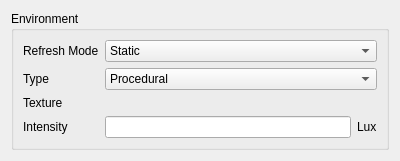
<?xml version="1.0" encoding="UTF-8"?>
<ui version="4.0">
 <class>InspectorEnvironment</class>
 <widget class="QWidget" name="InspectorEnvironment">
  <property name="geometry">
   <rect>
    <x>0</x>
    <y>0</y>
    <width>400</width>
    <height>152</height>
   </rect>
  </property>
  <property name="windowTitle">
   <string>Form</string>
  </property>
  <layout class="QVBoxLayout" name="verticalLayout">
   <item>
    <widget class="QGroupBox" name="groupBox">
     <property name="title">
      <string>Environment</string>
     </property>
     <layout class="QVBoxLayout" name="verticalLayout_2">
      <item>
       <layout class="QGridLayout" name="gridLayout">
        <item row="1" column="0">
         <widget class="QLabel" name="label">
          <property name="text">
           <string>Type</string>
          </property>
         </widget>
        </item>
        <item row="3" column="1">
         <layout class="QHBoxLayout" name="horizontalLayout">
          <item>
           <widget class="QLineEdit" name="m_pIntensityEdit"/>
          </item>
          <item>
           <widget class="QLabel" name="label_4">
            <property name="text">
             <string>Lux</string>
            </property>
           </widget>
          </item>
         </layout>
        </item>
        <item row="3" column="0">
         <widget class="QLabel" name="label_3">
          <property name="text">
           <string>Intensity</string>
          </property>
         </widget>
        </item>
        <item row="1" column="1">
         <widget class="QComboBox" name="m_pTypeCB">
          <item>
           <property name="text">
            <string>Procedural</string>
           </property>
          </item>
          <item>
           <property name="text">
            <string>Panorama</string>
           </property>
          </item>
          <item>
           <property name="text">
            <string>Cubemap</string>
           </property>
          </item>
          <item>
           <property name="text">
            <string>Texture</string>
           </property>
          </item>
          <item>
           <property name="text">
            <string>Texture Geometry</string>
           </property>
          </item>
          <item>
           <property name="text">
            <string>Texture LUT</string>
           </property>
          </item>
         </widget>
        </item>
        <item row="2" column="1">
         <widget class="Edit::CTextureValue" name="m_pTextureValue" native="true"/>
        </item>
        <item row="2" column="0">
         <widget class="QLabel" name="label_2">
          <property name="text">
           <string>Texture</string>
          </property>
         </widget>
        </item>
        <item row="0" column="0">
         <widget class="QLabel" name="label_5">
          <property name="text">
           <string>Refresh Mode</string>
          </property>
         </widget>
        </item>
        <item row="0" column="1">
         <widget class="QComboBox" name="m_pRefreshModeCB">
          <item>
           <property name="text">
            <string>Static</string>
           </property>
          </item>
          <item>
           <property name="text">
            <string>Dynamic</string>
           </property>
          </item>
         </widget>
        </item>
       </layout>
      </item>
     </layout>
    </widget>
   </item>
   <item>
    <spacer name="verticalSpacer">
     <property name="orientation">
      <enum>Qt::Vertical</enum>
     </property>
     <property name="sizeHint" stdset="0">
      <size>
       <width>20</width>
       <height>40</height>
      </size>
     </property>
    </spacer>
   </item>
  </layout>
 </widget>
 <customwidgets>
  <customwidget>
   <class>Edit::CTextureValue</class>
   <extends>QWidget</extends>
   <header>edit_texture_value.h</header>
   <container>1</container>
  </customwidget>
 </customwidgets>
 <resources/>
 <connections>
  <connection>
   <sender>m_pTypeCB</sender>
   <signal>currentIndexChanged(int)</signal>
   <receiver>InspectorEnvironment</receiver>
   <slot>valueChanged()</slot>
   <hints>
    <hint type="sourcelabel">
     <x>281</x>
     <y>78</y>
    </hint>
    <hint type="destinationlabel">
     <x>214</x>
     <y>0</y>
    </hint>
   </hints>
  </connection>
  <connection>
   <sender>m_pIntensityEdit</sender>
   <signal>textEdited(QString)</signal>
   <receiver>InspectorEnvironment</receiver>
   <slot>valueChanged()</slot>
   <hints>
    <hint type="sourcelabel">
     <x>254</x>
     <y>110</y>
    </hint>
    <hint type="destinationlabel">
     <x>98</x>
     <y>2</y>
    </hint>
   </hints>
  </connection>
  <connection>
   <sender>m_pRefreshModeCB</sender>
   <signal>currentIndexChanged(int)</signal>
   <receiver>InspectorEnvironment</receiver>
   <slot>valueChanged()</slot>
   <hints>
    <hint type="sourcelabel">
     <x>330</x>
     <y>43</y>
    </hint>
    <hint type="destinationlabel">
     <x>398</x>
     <y>51</y>
    </hint>
   </hints>
  </connection>
 </connections>
 <slots>
  <slot>valueChanged()</slot>
  <slot>loadTextureFromDialog()</slot>
 </slots>
</ui>
